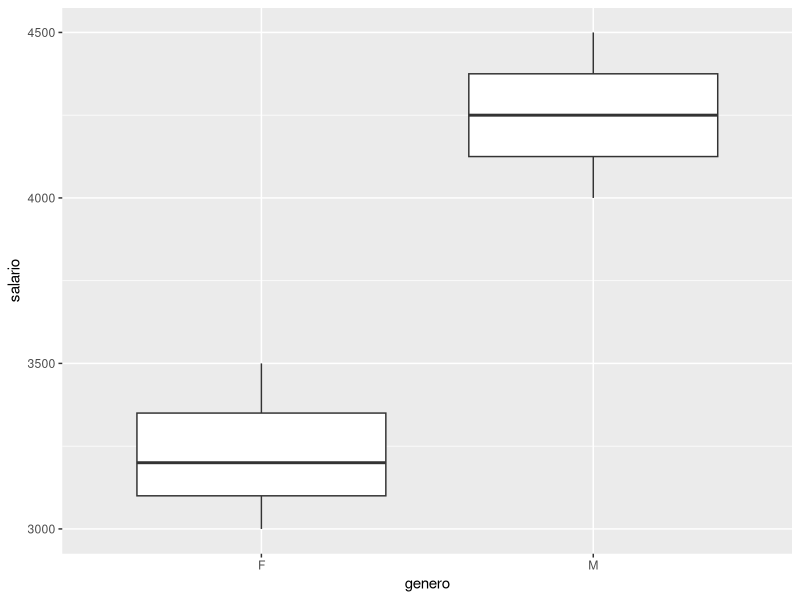

Reproduce this figure in R. (Note: this script raises an error after producing the figure.)
# Entendendo melhor FATORES

# São variáveis categóricas. Armazenadas internamente como inteiros e exibidas como strings.

# sem fator - o R trata como texto comum
escolaridade_texto <- c("Médio", "Superior", "Fundamental", "Médio")
summary(escolaridade_texto)
paste(escolaridade_texto)

# com fator - o R entende que são categorias
escolaridade_fator <- factor(c("Médio", "Superior", "Fundamental", "Médio"))
paste(escolaridade_fator)


# comparando as duas variáveis 
summary(escolaridade_texto)   # só conta caracteres
summary(escolaridade_fator)   # mostra CONTAGEM por categoria.


# gráficos:

# com fatores, os gráficos ficam organizados
library(ggplot2)
dados <- data.frame(
  genero = factor(c("F", "M", "F", "F", "M")),
  salario = c(3000, 4000, 3500, 3200, 4500)
)

ggplot(dados, aes(x = genero, y = salario)) + 
  geom_boxplot()  # O eixo X fica organizado com as categorias


# Para prever salário baseado em gênero e escolaridade

modelo <- lm(salario ~ genero + escolaridade_fator, data = dados)
# O modelo automaticamente cria "variáveis dummy" a partir dos fatores

#_______________________________________________________________________________

# exemplos práticos do dia-a-dia:

# Dados de uma pesquisa de satisfação
satisfacao <- c("Insatisfeito", "Satisfeito", "Neutro", "Satisfeito", "Insatisfeito")

# Transformando em fator COM ORDEM (importante!)
satisfacao_fator <- factor(satisfacao, 
                           levels = c("Insatisfeito", "Neutro", "Satisfeito"),
                           ordered = TRUE)

# Agora posso fazer análises melhores:
table(satisfacao_fator)  # Tabela de frequência
prop.table(table(satisfacao_fator))  # Proporções

# E o R entende a ORDEM das categorias
median(satisfacao_fator)  # Funciona porque tem ordem
